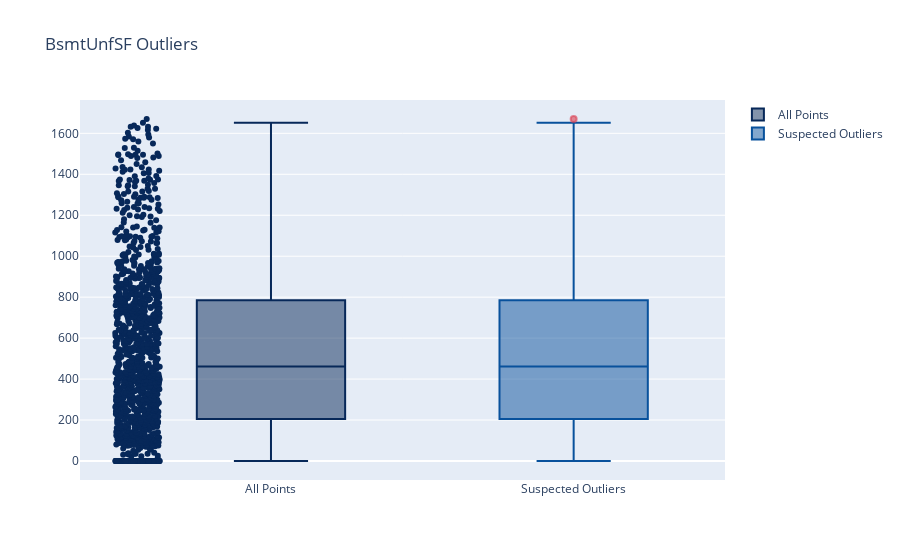

Notebook cell for this chart:
### Code cell
df_clean = outlier_treatment(df_clean,'BsmtUnfSF')
OutLiersBox(df_clean,'BsmtUnfSF')

### Figure 1 — Plotly figure (JSON) as saved in the notebook; plotly's stock layout.template omitted (floating-point values rounded to 4 significant figures; data arrays with more than 128 entries replaced by an {"elided": "..."} marker saying what was removed)
{"data": [{"boxpoints": "all", "jitter": 0.3, "line": {"color": "rgb(7,40,89)"}, "marker": {"color": "rgb(7,40,89)"}, "name": "All Points", "pointpos": -1.8, "type": "box", "y": {"elided": "1152 int values"}}, {"boxpoints": "suspectedoutliers", "line": {"color": "rgb(8,81,156)"}, "marker": {"color": "rgb(8,81,156)", "line": {"outliercolor": "rgba(219, 64, 82, 0.6)", "outlierwidth": 2}, "outliercolor": "rgba(219, 64, 82, 0.6)"}, "name": "Suspected Outliers", "type": "box", "y": {"elided": "1152 int values"}}], "layout": {"title": {"text": "BsmtUnfSF Outliers"}}}
